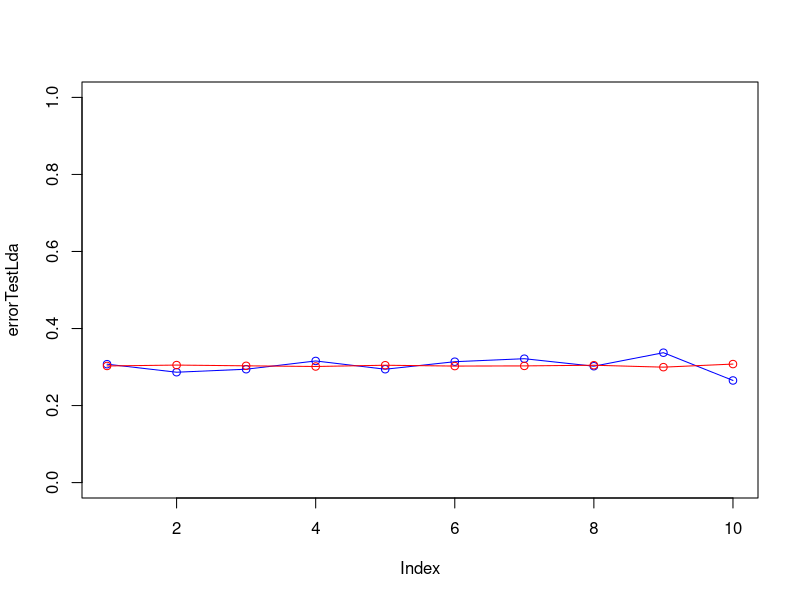

The R source for this figure:
data <- read.csv(file="basketballStatsAnalysis.csv", header=TRUE, sep=",")
data = data[data$pos == "G" | data$pos == "F" | data$pos == "C", ]

#shuffle rows
data<-data[sample(nrow(data)),]

#Create 10 equally size folds
folds <- cut(seq(1,nrow(data)),breaks=10,labels=FALSE)

errorTestLda = c()
errorTrainLda = c()
errorTestLr = c()
errorTrainLr = c()

library(MASS)
#perform lda leaving out 1 partition each time and calculate the error
for(i in 1:10)
{
  
testIndexes <- which(folds==i,arr.ind=TRUE)
testData <- data[testIndexes, ]
tr <- data[-testIndexes, ]

#perform lda and logistical regression on the model
lda.fit = lda(pos~ftpercent+rpg, data = tr)

#calculate train error
lda.predTr=predict(lda.fit , tr)
numErrorTrainLda = 0

for(j in 1:nrow(tr))
{
  if (lda.predTr$class[j] != tr$pos[j])
  {
    numErrorTrainLda = numErrorTrainLda + 1
  }
}
cvErrorTrLda = numErrorTrainLda / nrow(tr)
errorTrainLda = c(errorTrainLda, cvErrorTrLda)


#calculate test error
lda.predTe=predict(lda.fit , testData)
numErrorTestLda = 0

for(j in 1:nrow(testData))
{
  if (lda.predTe$class[j] != testData$pos[j])
  {
    numErrorTestLda = numErrorTestLda + 1
  }
}
cvErrorTeLda = numErrorTestLda / nrow(testData)
errorTestLda = c(errorTestLda, cvErrorTeLda)
}

plot(errorTestLda, type="o", col="blue", ylim=c(0,1))
lines(errorTrainLda, type="o", col="red")

